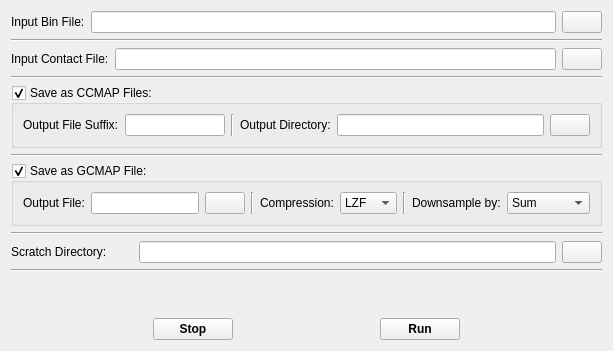
           <widget class="QWidget" name="binContactFormatTab">
            <attribute name="title">
             <string>3</string>
            </attribute>
            <layout class="QVBoxLayout" name="verticalLayout">
             <item>
              <layout class="QHBoxLayout" name="binContactInputBinFileHLayout">
               <item>
                <widget class="QLabel" name="binContactInputBinFileQLabel">
                 <property name="text">
                  <string>Input Bin File:</string>
                 </property>
                </widget>
               </item>
               <item>
                <widget class="QLineEdit" name="binContactInputBinFileLineEdit"/>
               </item>
               <item>
                <widget class="QPushButton" name="binContactInputBinFileBrowsButton">
                 <property name="text">
                  <string/>
                 </property>
                </widget>
               </item>
              </layout>
             </item>
             <item>
              <widget class="Line" name="line_5">
               <property name="orientation">
                <enum>Qt::Horizontal</enum>
               </property>
              </widget>
             </item>
             <item>
              <layout class="QHBoxLayout" name="binContactInputContactFileHLayout">
               <item>
                <widget class="QLabel" name="binContactInputContactFileQLabel">
                 <property name="text">
                  <string>Input Contact File:</string>
                 </property>
                </widget>
               </item>
               <item>
                <widget class="QLineEdit" name="binContactInputContactFileLineEdit"/>
               </item>
               <item>
                <widget class="QPushButton" name="binContactInputContactFileBrowsButton">
                 <property name="text">
                  <string/>
                 </property>
                </widget>
               </item>
              </layout>
             </item>
             <item>
              <widget class="Line" name="line_6">
               <property name="orientation">
                <enum>Qt::Horizontal</enum>
               </property>
              </widget>
             </item>
             <item>
              <widget class="QGroupBox" name="binContactCCMapGroupBox">
               <property name="title">
                <string>Save as CCMAP Files:</string>
               </property>
               <property name="checkable">
                <bool>true</bool>
               </property>
               <layout class="QHBoxLayout" name="horizontalLayout_6">
                <item>
                 <widget class="QLabel" name="binContactOutSuffixQLabel">
                  <property name="text">
                   <string>Output File Suffix:</string>
                  </property>
                 </widget>
                </item>
                <item>
                 <widget class="QLineEdit" name="binContactOutSuffixLineEdit">
                  <property name="sizePolicy">
                   <sizepolicy hsizetype="Minimum" vsizetype="Fixed">
                    <horstretch>0</horstretch>
                    <verstretch>0</verstretch>
                   </sizepolicy>
                  </property>
                  <property name="minimumSize">
                   <size>
                    <width>100</width>
                    <height>0</height>
                   </size>
                  </property>
                  <property name="maximumSize">
                   <size>
                    <width>100</width>
                    <height>16777215</height>
                   </size>
                  </property>
                 </widget>
                </item>
                <item>
                 <widget class="Line" name="binContactOutOptsVLine">
                  <property name="orientation">
                   <enum>Qt::Vertical</enum>
                  </property>
                 </widget>
                </item>
                <item>
                 <widget class="QLabel" name="binContactOutDirQLabel">
                  <property name="text">
                   <string>Output Directory:</string>
                  </property>
                 </widget>
                </item>
                <item>
                 <widget class="QLineEdit" name="binContactOutDIrLineEdit"/>
                </item>
                <item>
                 <widget class="QPushButton" name="binContactOutDirBrowseButton">
                  <property name="text">
                   <string/>
                  </property>
                 </widget>
                </item>
               </layout>
              </widget>
             </item>
             <item>
              <widget class="Line" name="line_7">
               <property name="orientation">
                <enum>Qt::Horizontal</enum>
               </property>
              </widget>
             </item>
             <item>
              <widget class="QGroupBox" name="binContactGCMapGroupBox">
               <property name="title">
                <string>Save as GCMAP File:</string>
               </property>
               <property name="checkable">
                <bool>true</bool>
               </property>
               <layout class="QHBoxLayout" name="horizontalLayout_7">
                <item>
                 <widget class="QLabel" name="binContactGCMapOutQlabel">
                  <property name="text">
                   <string>Output File:</string>
                  </property>
                 </widget>
                </item>
                <item>
                 <widget class="QLineEdit" name="binContactGCMapOutLineEdit"/>
                </item>
                <item>
                 <widget class="QPushButton" name="binContactGCMapOutSelectButton">
                  <property name="text">
                   <string/>
                  </property>
                 </widget>
                </item>
                <item>
                 <widget class="Line" name="line_3">
                  <property name="orientation">
                   <enum>Qt::Vertical</enum>
                  </property>
                 </widget>
                </item>
                <item>
                 <widget class="QLabel" name="binContactGCMapCompressQLabel">
                  <property name="text">
                   <string>Compression:</string>
                  </property>
                 </widget>
                </item>
                <item>
                 <widget class="QComboBox" name="binContactGCMapCompressCBox">
                  <property name="sizePolicy">
                   <sizepolicy hsizetype="Fixed" vsizetype="Fixed">
                    <horstretch>0</horstretch>
                    <verstretch>0</verstretch>
                   </sizepolicy>
                  </property>
                  <property name="maximumSize">
                   <size>
                    <width>60</width>
                    <height>16777215</height>
                   </size>
                  </property>
                  <item>
                   <property name="text">
                    <string>LZF</string>
                   </property>
                  </item>
                  <item>
                   <property name="text">
                    <string>GZIP</string>
                   </property>
                  </item>
                 </widget>
                </item>
                <item>
                 <widget class="Line" name="line_4">
                  <property name="orientation">
                   <enum>Qt::Vertical</enum>
                  </property>
                 </widget>
                </item>
                <item>
                 <widget class="QLabel" name="binContactGCMapDownsampleQLabel">
                  <property name="text">
                   <string>Downsample by:</string>
                  </property>
                 </widget>
                </item>
                <item>
                 <widget class="QComboBox" name="binContactGCMapDownsampleCBox">
                  <item>
                   <property name="text">
                    <string>Sum</string>
                   </property>
                  </item>
                  <item>
                   <property name="text">
                    <string>Maximum</string>
                   </property>
                  </item>
                  <item>
                   <property name="text">
                    <string>Average</string>
                   </property>
                  </item>
                 </widget>
                </item>
               </layout>
              </widget>
             </item>
             <item>
              <widget class="Line" name="line_8">
               <property name="orientation">
                <enum>Qt::Horizontal</enum>
               </property>
              </widget>
             </item>
             <item>
              <layout class="QHBoxLayout" name="binContactDirsSelectLayout">
               <item>
                <widget class="QLabel" name="binContactScratchDirQLabel">
                 <property name="text">
                  <string>Scratch Directory:        </string>
                 </property>
                </widget>
               </item>
               <item>
                <widget class="QLineEdit" name="binContactScratchDirLineEdit"/>
               </item>
               <item>
                <widget class="QPushButton" name="binContactScratchDirBrowsButton">
                 <property name="text">
                  <string/>
                 </property>
                </widget>
               </item>
              </layout>
             </item>
             <item>
              <widget class="Line" name="line_9">
               <property name="orientation">
                <enum>Qt::Horizontal</enum>
               </property>
              </widget>
             </item>
             <item>
              <spacer name="verticalSpacer_2">
               <property name="orientation">
                <enum>Qt::Vertical</enum>
               </property>
               <property name="sizeHint" stdset="0">
                <size>
                 <width>20</width>
                 <height>40</height>
                </size>
               </property>
              </spacer>
             </item>
             <item>
              <layout class="QHBoxLayout" name="binContactRunStopLayout">
               <item>
                <spacer name="horizontalSpacer_8">
                 <property name="orientation">
                  <enum>Qt::Horizontal</enum>
                 </property>
                 <property name="sizeHint" stdset="0">
                  <size>
                   <width>40</width>
                   <height>20</height>
                  </size>
                 </property>
                </spacer>
               </item>
               <item>
                <widget class="QPushButton" name="binContactTabStopButton">
                 <property name="font">
                  <font>
                   <weight>75</weight>
                   <bold>true</bold>
                  </font>
                 </property>
                 <property name="text">
                  <string>Stop</string>
                 </property>
                </widget>
               </item>
               <item>
                <spacer name="horizontalSpacer_9">
                 <property name="orientation">
                  <enum>Qt::Horizontal</enum>
                 </property>
                 <property name="sizeHint" stdset="0">
                  <size>
                   <width>40</width>
                   <height>20</height>
                  </size>
                 </property>
                </spacer>
               </item>
               <item>
                <widget class="QPushButton" name="binContactTabRunButton">
                 <property name="font">
                  <font>
                   <weight>75</weight>
                   <bold>true</bold>
                  </font>
                 </property>
                 <property name="text">
                  <string>Run</string>
                 </property>
                </widget>
               </item>
               <item>
                <spacer name="horizontalSpacer_10">
                 <property name="orientation">
                  <enum>Qt::Horizontal</enum>
                 </property>
                 <property name="sizeHint" stdset="0">
                  <size>
                   <width>40</width>
                   <height>20</height>
                  </size>
                 </property>
                </spacer>
               </item>
              </layout>
             </item>
            </layout>
           </widget>
